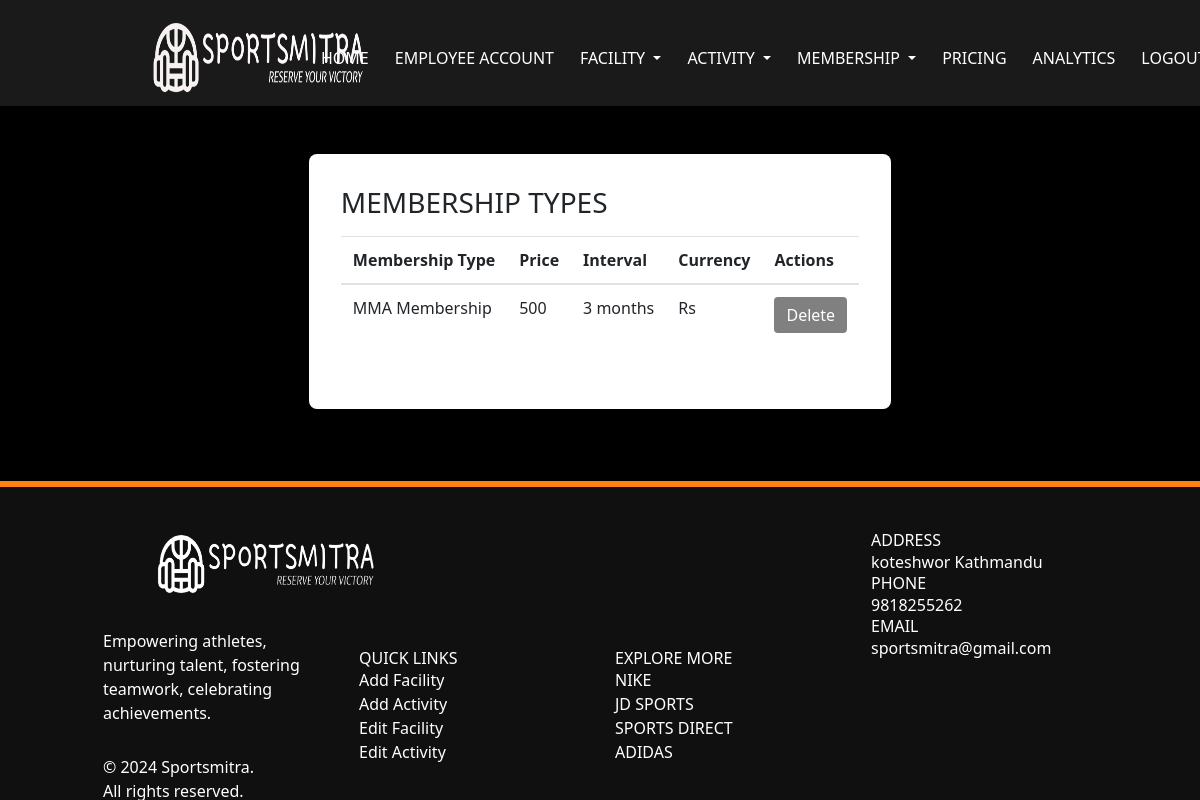
The page /mgr_edit_membership on the database as committed earlier.
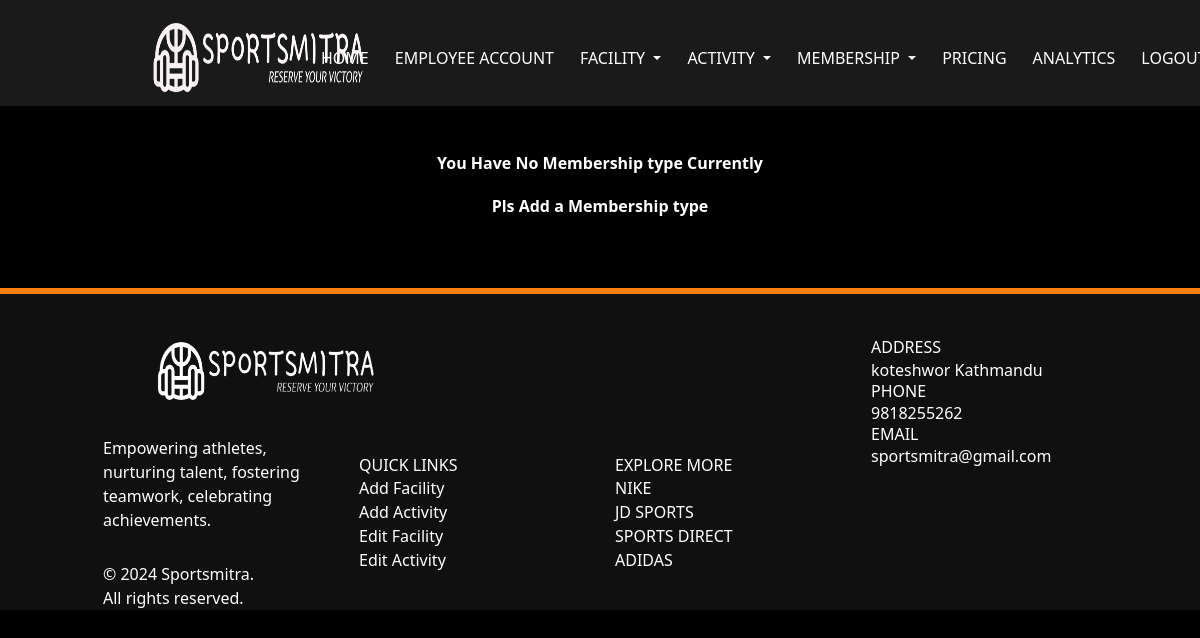
The same page on the database as committed later.
### app/models.py (models this page shows, shortened)
class Membership(db.Model):
    id = db.Column(db.Integer, primary_key=True)
    name = db.Column(db.String(500), index=True)
    price = db.Column(db.Float)
    interval = db.Column(db.String(50))
    currency = db.Column(db.String(50))

### app/views.py (the view)
@app.route('/mgr_edit_membership')
def view_memberships():
    memberships = Membership.query.all()
    return render_template('view_memtype.html', memberships=memberships)

### app/templates/view_memtype.html (shortened to what the changed rows need)
<html>
    <head>
    <link href="../static/css/animate.css" rel="stylesheet">
    <link rel="stylesheet" href="../static/css/bootstrap.min.css" type="text/css">
    <link rel="stylesheet" type="text/css" href="../static/css/style.css">
    <link rel="stylesheet" href="https://cdn.jsdelivr.net/npm/tailwindcss@latest/dist/tailwind.min.css">
    </head>
    <body>
    <br>
    <br>
         {% if memberships
        %}
        <div class="w-full flex items-center justify-center px-4">
          <div class="max-w-screen-xl">
            <div class="bg-white p-8 rounded-lg shadow-lg">
              <b><h1 class="h3 mb-3 font-weight-normal">MEMBERSHIP TYPES</h1></b>
              <div class="table-responsive">
                <table class="table table-hover w-full">
                  <thead>
                    <tr>
                        <th>Membership Type</th>
                        <th>Price</th>
                        <th>Interval</th>
                        <th>Currency</th>
                        <th>Actions</th>
                    </tr>
                  </thead>
                  <tbody>
                    {% for membership_type in memberships %}
                    <tr>
                        <td>{{ membership_type.name }}</td>
                        <td>{{ '%d' | format(membership_type.price) }}</td>
                        <td>{{ membership_type.interval }}</td>
                        <td>{{ membership_type.currency }}</td>
                        <td>
                          <form id="deleteForm" action="{{ url_for('delete_membership', membership_id=membership_type.id) }}" method="POST">
                            <button type="button" class="btn btn-custom" id="deleteButton">
                              Delete
                            </button>
                          </form>
                        </td>
                    </tr>
                    {% endfor %}
                  </tbody>
                </table>
              </div>
            </div>
          </div>
        </div>
        {% else %}
        <b
          ><h1 align="center" class="custom-text">
            You Have No Membership type Currently
          </h1></b
        ><br />
        <b
          ><h1 align="center" class="custom-text">
            Pls Add a Membership type
          </h1></b
        >
        {% endif %}
  <br>
  <br>
  <br>
  </body>
</html>

Rows that differ between the two databases and show on the page:
removed Membership: name "MMA Membership", price "500", interval "3 months", currency "Rs"
Other text that changed with them:
text no longer shown: "MEMBERSHIP TYPES Membership Type Price Interval Currency Actions"
text now shown: "You Have No Membership type Currently Pls Add a Membership type"
